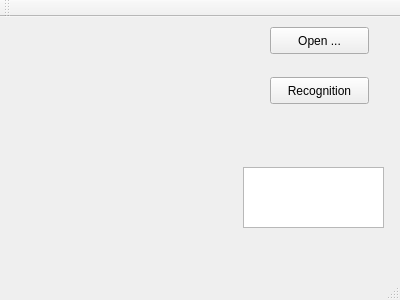
<?xml version="1.0" encoding="UTF-8"?>
<ui version="4.0">
 <class>MainWindow</class>
 <widget class="QMainWindow" name="MainWindow">
  <property name="geometry">
   <rect>
    <x>0</x>
    <y>0</y>
    <width>400</width>
    <height>300</height>
   </rect>
  </property>
  <property name="windowTitle">
   <string>Recognition</string>
  </property>
  <widget class="QWidget" name="centralWidget">
   <widget class="QPushButton" name="pushButton">
    <property name="geometry">
     <rect>
      <x>270</x>
      <y>10</y>
      <width>99</width>
      <height>27</height>
     </rect>
    </property>
    <property name="text">
     <string>Open ...</string>
    </property>
   </widget>
   <widget class="QPushButton" name="pushButton_2">
    <property name="geometry">
     <rect>
      <x>270</x>
      <y>60</y>
      <width>99</width>
      <height>27</height>
     </rect>
    </property>
    <property name="text">
     <string>Recognition</string>
    </property>
   </widget>
   <widget class="QLabel" name="label">
    <property name="geometry">
     <rect>
      <x>40</x>
      <y>10</y>
      <width>141</width>
      <height>151</height>
     </rect>
    </property>
    <property name="text">
     <string/>
    </property>
   </widget>
   <widget class="QTextEdit" name="textEdit">
    <property name="geometry">
     <rect>
      <x>243</x>
      <y>150</y>
      <width>141</width>
      <height>61</height>
     </rect>
    </property>
    <property name="autoFillBackground">
     <bool>false</bool>
    </property>
    <property name="readOnly">
     <bool>true</bool>
    </property>
   </widget>
  </widget>
  <widget class="QMenuBar" name="menuBar">
   <property name="geometry">
    <rect>
     <x>0</x>
     <y>0</y>
     <width>400</width>
     <height>25</height>
    </rect>
   </property>
  </widget>
  <widget class="QToolBar" name="mainToolBar">
   <attribute name="toolBarArea">
    <enum>TopToolBarArea</enum>
   </attribute>
   <attribute name="toolBarBreak">
    <bool>false</bool>
   </attribute>
  </widget>
  <widget class="QStatusBar" name="statusBar"/>
 </widget>
 <layoutdefault spacing="6" margin="11"/>
 <resources/>
 <connections/>
</ui>
